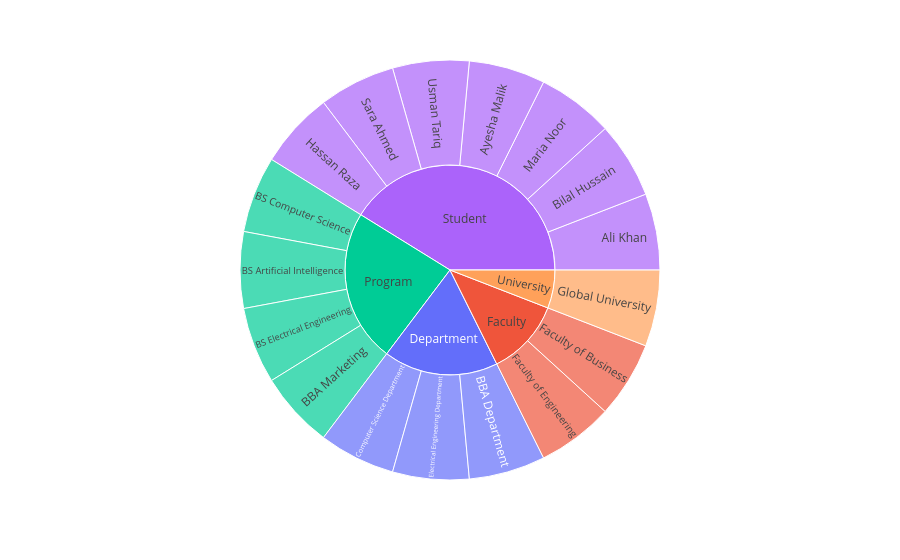

Notebook cell for this chart:
### Markdown cell above
## Sunburst Plot:

### Code cell
fig = px.sunburst(df, path=['Type', 'Name'], color='Type')
fig.show()

### Figure 1 — Plotly figure (JSON) as saved in the notebook; plotly's stock layout.template omitted (floating-point values rounded to 4 significant figures)
{"data": [{"branchvalues": "total", "customdata": [["Department"], ["Department"], ["Department"], ["Department"], ["Faculty"], ["Faculty"], ["Faculty"], ["Program"], ["Program"], ["Program"], ["Program"], ["Program"], ["Student"], ["Student"], ["Student"], ["Student"], ["Student"], ["Student"], ["Student"], ["Student"], ["University"], ["University"]], "domain": {"x": [0, 1], "y": [0, 1]}, "hovertemplate": "labels=%{label}<br>count=%{value}<br>parent=%{parent}<br>id=%{id}<br>Type=%{customdata[0]}<extra></extra>", "ids": ["Department/Computer Science Department", "Department/Electrical Engineering Department", "Department/BBA Department", "Department", "Faculty/Faculty of Engineering", "Faculty/Faculty of Business", "Faculty", "Program/BS Computer Science", "Program/BS Artificial Intelligence", "Program/BS Electrical Engineering", "Program/BBA Marketing", "Program", "Student/Ali Khan", "Student/Bilal Hussain", "Student/Maria Noor", "Student", "Student/Ayesha Malik", "Student/Usman Tariq", "Student/Sara Ahmed", "Student/Hassan Raza", "University", "University/Global University"], "labels": ["Computer Science Department", "Electrical Engineering Department", "BBA Department", "Department", "Faculty of Engineering", "Faculty of Business", "Faculty", "BS Computer Science", "BS Artificial Intelligence", "BS Electrical Engineering", "BBA Marketing", "Program", "Ali Khan", "Bilal Hussain", "Maria Noor", "Student", "Ayesha Malik", "Usman Tariq", "Sara Ahmed", "Hassan Raza", "University", "Global University"], "marker": {"colors": ["#636efa", "#636efa", "#636efa", "#636efa", "#EF553B", "#EF553B", "#EF553B", "#00cc96", "#00cc96", "#00cc96", "#00cc96", "#00cc96", "#ab63fa", "#ab63fa", "#ab63fa", "#ab63fa", "#ab63fa", "#ab63fa", "#ab63fa", "#ab63fa", "#FFA15A", "#FFA15A"]}, "name": "", "parents": ["Department", "Department", "Department", "", "Faculty", "Faculty", "", "Program", "Program", "Program", "Program", "", "Student", "Student", "Student", "", "Student", "Student", "Student", "Student", "", "University"], "type": "sunburst", "values": [1, 1, 1, 3, 1, 1, 2, 1, 1, 1, 1, 4, 1, 1, 1, 7, 1, 1, 1, 1, 1, 1]}], "layout": {"legend": {"tracegroupgap": 0}, "margin": {"t": 60}}}
